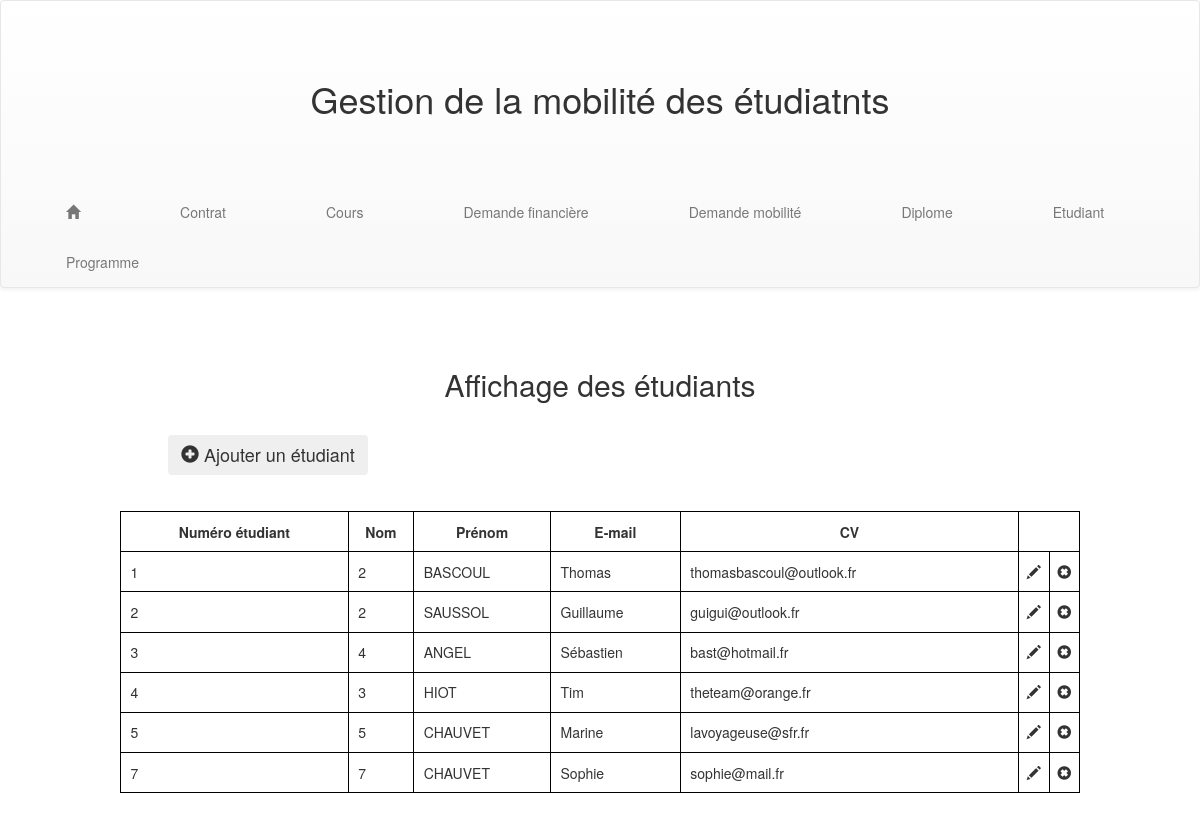
Page /Projet_RTAI/afficherEtudiants.php on the committed database.
### tables this page shows
CREATE TABLE IF NOT EXISTS `etudiants` (
  `NUMETUDIANT` int(2) NOT NULL AUTO_INCREMENT,
  `CODEDIP` int(2) NOT NULL,
  `NOMET` varchar(128) DEFAULT NULL,
  `PRENOMET` varchar(128) DEFAULT NULL,
  `EMAIL` varchar(128) DEFAULT NULL,
  `CV` varchar(128) DEFAULT NULL,
  PRIMARY KEY (`NUMETUDIANT`),
  KEY `I_FK_ETUDIANTS_DIPLOMES` (`CODEDIP`)
);

### Projet_RTAI/afficherEtudiants.php (the view, shortened to what this page needs)
<?php
  include 'connexion.php';
?>
<!DOCTYPE html>
<html>
  <head>
    <link rel="stylesheet" href="https://maxcdn.bootstrapcdn.com/bootstrap/3.3.7/css/bootstrap.min.css">
    <link rel="stylesheet" href="https://maxcdn.bootstrapcdn.com/bootstrap/3.3.7/css/bootstrap-theme.min.css">
    <link rel="stylesheet" href="style.css">
  </head>
  <body>
    <nav class="navbar navbar-default">
      <div class="container-fluid">
        <a href="index.php"><h1 id="titre">Gestion de la mobilité des étudiatnts</h1></a>
        <ul class="nav navbar-nav">
          <li><a href="index.php"><span class="glyphicon glyphicon-home" aria-hidden="true"></span></a></li>
          <li><a href="afficherContrats.php">Contrat</a></li>
          <li><a href="afficherCours.php">Cours</a></li>
          <li><a href="#">Demande financière</a></li>
          <li><a href="#">Demande mobilité</a></li>
          <li><a href="afficherDiplomes.php">Diplome</a></li>
          <li><a href="afficherEtudiants.php">Etudiant</a></li>
          <li><a href="afficherProgrammes.php">Programme</a></li>
        </ul>
      </div>
    </nav>
    <h2 id="titre2">Affichage des étudiants</h2>
    <button type="button" id="ajout" class="btn btn-light" aria-label="Left Align">
      <a href="ajouterEtudiant.php"><span class="glyphicon glyphicon-plus-sign" aria-hidden="true"></span> Ajouter un étudiant</a>
    </button>
    <table>
      <tr>
        <th class="titre">Numéro étudiant</th>
        <th class="titre">Nom</th>
        <th class="titre">Prénom</th>
        <th class="titre">E-mail</th>
        <th class="titre">CV</th>
      </tr>
      <?php
  	   $res = $linkpdo->query("SELECT * FROM etudiants");
  	   while ($data = $res->fetch()) {
      ?>
        <tr>
        	<th><?php echo $data[0]; ?></th>
        	<th><?php echo $data[1]; ?></th>
      		<th><?php echo $data[2]; ?></th>
          <th><?php echo $data[3]; ?></th>
      		<th><?php echo $data[4]; ?></th>
          <td><?php echo '<a href="modifierEtudiant.php?ID='.$data['NUMETUDIANT'].'"><span class="glyphicon glyphicon-pencil" aria-hidden="true"></span></a>'; ?></td>
      		<td><?php echo '<a href="supprimerEtudiant.php?ID='.$data['NUMETUDIANT'].'"><span class="glyphicon glyphicon-remove-sign" aria-hidden="true"></span></a>'; ?></td>
      	</tr>
      <?php
        }
      ?>
  	</table>
  </body>
</html>

### Projet_RTAI/style.css (style rules this page uses)
ul { width: 100%; }
li { margin-left: 3%; margin-right: 3%; }
#titre { text-align: center; padding-bottom: 5%; padding-top: 5%; }
#titre2 { text-align: center; padding-top: 5%; padding-bottom: 2%; }
table { border: 1px solid black; border-collapse:collapse; margin: auto; margin-top: 3%; margin-bottom: 10%; width: 80%; }
td { border: 1px solid black; text-align: center; }
th { border: 1px solid black; padding-left: 1%; padding-right: 1%; padding-top: 1%; padding-bottom: 1%; font-weight: normal; }
.titre { text-align: center; font-weight: bold; }
a { color: #333; }
#ajout { margin-left: 14%; font-size: 18px; }

### rows in the picture
etudiants: NUMETUDIANT "1", CODEDIP "2", NOMET "BASCOUL", PRENOMET "Thomas", EMAIL "thomasbascoul@outlook.fr"
etudiants: NUMETUDIANT "2", CODEDIP "2", NOMET "SAUSSOL", PRENOMET "Guillaume", EMAIL "guigui@outlook.fr"
etudiants: NUMETUDIANT "3", CODEDIP "4", NOMET "ANGEL", PRENOMET "Sébastien", EMAIL "bast@hotmail.fr"
etudiants: NUMETUDIANT "4", CODEDIP "3", NOMET "HIOT", PRENOMET "Tim", EMAIL "theteam@orange.fr"
etudiants: NUMETUDIANT "5", CODEDIP "5", NOMET "CHAUVET", PRENOMET "Marine", EMAIL "lavoyageuse@sfr.fr"
etudiants: NUMETUDIANT "7", CODEDIP "7", NOMET "CHAUVET", PRENOMET "Sophie", EMAIL "sophie@mail.fr"
